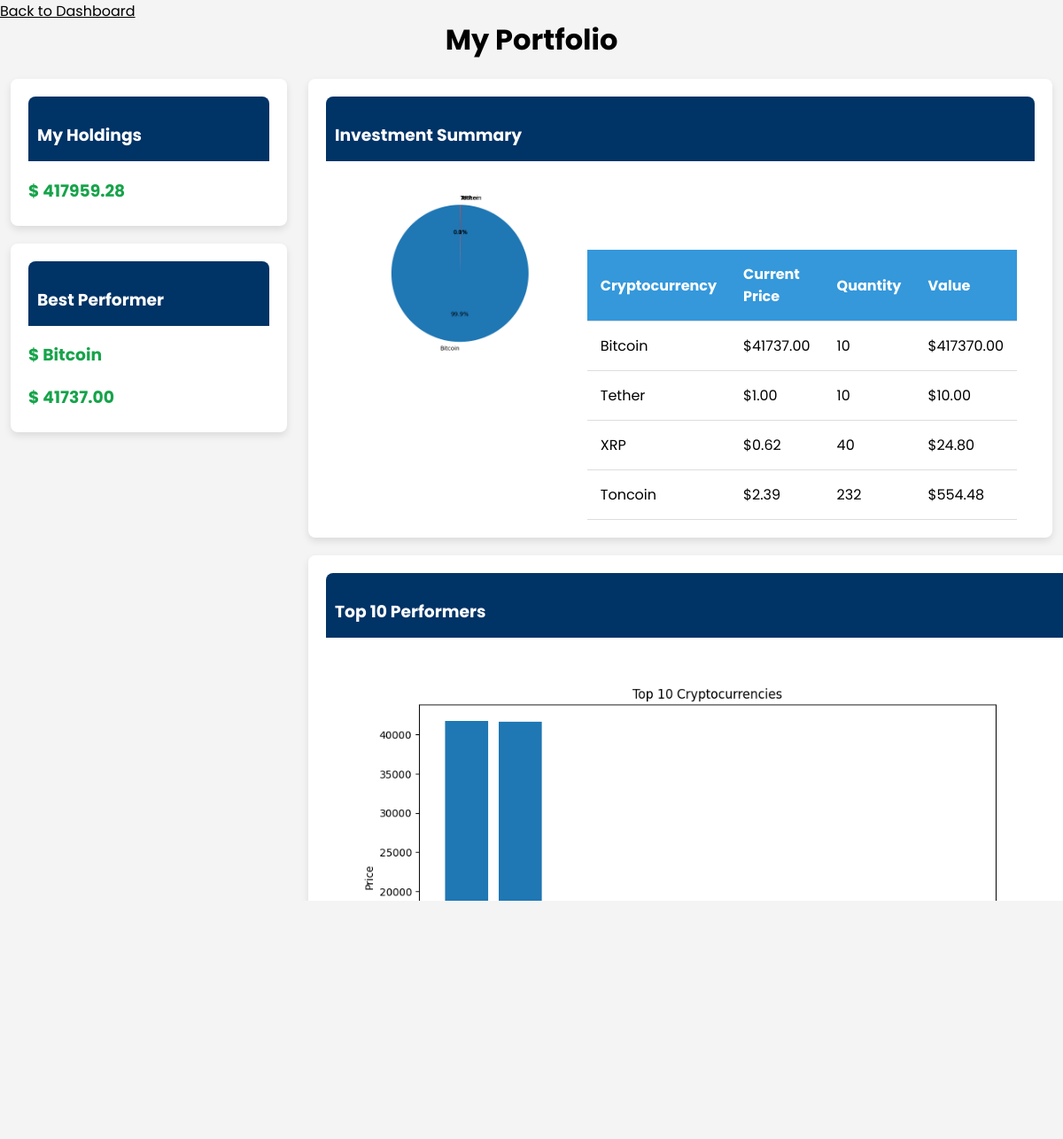
The app's page /portfolio/ (signed in) with its own data.
### CryptoCrackers/models.py (models this page shows, shortened)
class CryptoCurrency(models.Model):
    id = models.CharField(max_length=100, primary_key=True)
    symbol = models.CharField(max_length=10)
    name = models.CharField(max_length=100)
    image = models.URLField()
    current_price = models.DecimalField(max_digits=10, decimal_places=2, blank=True, null=True)
    current_price_cad = models.DecimalField(max_digits=10, decimal_places=2, blank=True, null=True)
    current_price_eur = models.DecimalField(max_digits=10, decimal_places=2, blank=True, null=True)
    market_cap = models.IntegerField()
    market_cap_rank = models.PositiveIntegerField()
    fully_diluted_valuation = models.IntegerField(blank=True, null=True)
    total_volume = models.IntegerField(blank=True, null=True)
    high_24h = models.IntegerField(blank=True, null=True)
    low_24h = models.IntegerField(blank=True, null=True)
    price_change_24h = models.IntegerField(blank=True, null=True)
    price_change_percentage_24h = models.DecimalField(max_digits=10, decimal_places=2, blank=True, null=True)
    market_cap_change_24h = models.IntegerField(blank=True, null=True)
    market_cap_change_percentage_24h = models.IntegerField(blank=True, null=True)
    circulating_supply = models.IntegerField(blank=True, null=True)
    total_supply = models.IntegerField(blank=True, null=True)
    max_supply = models.IntegerField(blank=True, null=True)
    ath = models.IntegerField(blank=True, null=True)
    ath_change_percentage = models.IntegerField(blank=True, null=True)
    ath_date = models.DateTimeField(blank=True, null=True)
    atl = models.IntegerField(blank=True, null=True)
    atl_change_percentage = models.IntegerField(blank=True, null=True)
    atl_date = models.DateTimeField(blank=True, null=True)
    roi = models.FloatField(null=True)
    last_updated = models.DateTimeField(blank=True, null=True)

### CryptoCrackers/views.py (the view)
# urls.py: path('portfolio/', views.portfolio, name='portfolio'),
def portfolio(request):
    user_id = request.session.get('_user_id')
    if not user_id:
        return redirect('/login/')
    user = UserDetails.objects.get(id=user_id)
    cryptocurrencies_dict = user.cryptocurrencies
    if cryptocurrencies_dict == {}:
        return HttpResponseRedirect(reverse("CryptoCrackers:purchase_currency"))
    else:
        crypto_currencies = CryptoCurrency.objects.all()
        total_amount = 0
        data = []
        for crypto_currency in crypto_currencies:
            current_price = crypto_currency.current_price
            name = crypto_currency.name
            if name in cryptocurrencies_dict:
                quantity = cryptocurrencies_dict[name]
                value = current_price * quantity
                total_amount += value
                data.append({'name': name, 'current_price': current_price, 'quantity': quantity, 'value': value})
        highest_value_assert = max(data, key=lambda x: x['current_price'])
        top_10_cryptos = CryptoCurrency.objects.order_by('-current_price')[:10]
        crypto_names = [crypto.name for crypto in top_10_cryptos]
        crypto_prices = [float(crypto.current_price) for crypto in top_10_cryptos]
        plt.figure(figsize=(10, 6))  # Adjust the figure size as needed
        plt.bar(crypto_names, crypto_prices)
        plt.xlabel('Cryptocurrency')
        plt.ylabel('Price')
        plt.title('Top 10 Cryptocurrencies')
        buffer = BytesIO()
        plt.savefig(buffer, format='png')
        buffer.seek(0)
        chart_image_bar = base64.b64encode(buffer.read()).decode('utf-8')
        plt.close()
        buffer = BytesIO()
        plt.savefig(buffer, format='png')
        buffer.seek(0)
        chart_image = base64.b64encode(buffer.read()).decode('utf-8')
        labels = [crypto['name'] for crypto in data]
        sizes = [crypto['value'] for crypto in data]
        fig, ax = plt.subplots()
        ax.pie(sizes, labels=labels, autopct='%1.1f%%', startangle=90)
        ax.axis('equal')  # Equal aspect ratio ensures that the pie is drawn as a circle.
        chart_image = io.BytesIO()
        plt.savefig(chart_image, format='png')
        chart_image.seek(0)
        chart_image_base64 = base64.b64encode(chart_image.read()).decode('utf-8')
        plt.close()
        context = {
            'crypto_data': data,
            'highest_value_assert': highest_value_assert,
            'total_amount': total_amount,
            'chart_image_base64': chart_image_base64,
            'top_10_cryptos': top_10_cryptos,
            'chart_image': chart_image,
            'chart_image_bar': chart_image_bar
        }
        print(max(data, key=lambda x: x['current_price']), "data")
        return render(request, 'FrontEnd/portfolio.html', context)

### templates/FrontEnd/portfolio.html (shortened to what this page needs)
<!DOCTYPE html>
<html lang="en">
<head>
</head>
<body>
<a style="color: black; text-decoration: underline; position: absolute; top: 0; left: 0;" href="{% url 'CryptoCrackers:index' %}">Back to Dashboard</a>
<h1 style="color: black">My Portfolio</h1>
{% if crypto_data %}
    <div class="container">
        <div class="left-section">
            <div class="card">
                <div class="card-header">
                    <h3>My Holdings</h3>
                </div>
                <div class="card-body">
                    <h3 style="color: #16a34a">$ {{ total_amount }}</h3>
                </div>
            </div>
            <div class="card">
                <div class="card-header">
                    <h3>Best Performer</h3>
                </div>
                <div class="card-body">
                    <h3 style="color: #16a34a">$ {{ highest_value_assert.name }}</h3>
                    <h3 style="color: #16a34a">$ {{ highest_value_assert.current_price }}</h3>
                </div>
            </div>
        </div>
        <div class="right-section">
            <div class="card">
                <div class="card-header">
                    <h3>Investment Summary</h3>
                </div>
                <div class="card-body">
                    <div class="chart-container">
                        <div class="piechart">
                            <img alt="Pie Chart">
                        </div>
                        <div class="assetstable">
                            <h2>Assets Summary</h2>
                            <table>
                                <thead>
                                    <tr>
                                        <th>Cryptocurrency</th>
                                        <th>Current Price</th>
                                        <th>Quantity</th>
                                        <th>Value</th>
                                    </tr>
                                </thead>
                                <tbody>
                                    {% for crypto in crypto_data %}
                                        <tr>
                                            <td>{{ crypto.name }}</td>
                                            <td>${{ crypto.current_price }}</td>
                                            <td>{{ crypto.quantity }}</td>
                                            <td>${{ crypto.value }}</td>
                                        </tr>
                                    {% endfor %}
                                </tbody>
                            </table>
                        </div>
                    </div>
                </div>
            </div>
            <div class="card top-performers-chart">
                <div class="card-header">
                    <h3>Top 10 Performers</h3>
                </div>
                <div class="card-body">
                    <div class="chart-container">
                        <img alt="Bar Chart">
                    </div>
                </div>
            </div>
        </div>
    </div>
{% else %}
    <p>No cryptocurrency data available.</p>
{% endif %}
</body>
</html>

### templates/FrontEnd/portfolio.html (style rules this page uses)
body { font-family: 'Poppins', sans-serif; background-color: #f4f4f4; margin: 0; padding: 0; display: flex; flex-direction: column; align-items: center; }
h1 { color: white; text-align: center; margin-bottom: 20px; font-family: 'Poppins', sans-serif; }
.container { display: flex; justify-content: space-around; margin-bottom: 30px; width: 100%; }
.left-section { flex: 0.26; }
.right-section { flex: 0.7; }
.card { background-color: #fff; border-radius: 8px; box-shadow: 0 4px 8px rgba(0, 0, 0, 0.1); padding: 20px; margin-bottom: 20px; }
.card-header { background-color: #003366; color: #fff; border-top-left-radius: 8px; border-top-right-radius: 8px; padding: 10px; }
.card-body { margin-top: 15px; }
h2, h3 { color: #fff; }
h2 { margin-bottom: 10px; }
h3 { margin-bottom: 5px; }
img { max-width: 100%; height: auto; border-radius: 8px; }
.chart-container { display: flex; flex-wrap: wrap; }
.piechart { flex: 0.5; margin-bottom: 20px; }
.assetstable { flex: 0.5; padding-right: 20px; }
table { width: 100%; border-collapse: collapse; margin-top: 30px; }
th, td { padding: 15px; text-align: left; border-bottom: 1px solid #ddd; }
th { background-color: #3498db; color: white; }
.top-performers-chart { width: 100%; }

### records on screen
CryptoCurrency: name "Bitcoin", current_price "41737.00", name "Bitcoin", current_price "41737.00"
CryptoCurrency: name "Tether", current_price "1.00"
CryptoCurrency: name "XRP", current_price "0.62"
CryptoCurrency: name "Toncoin", current_price "2.39"

### other values on screen
{{ total_amount }} "417959.28"
{{ crypto.quantity }} "10" "10" "40" "232"
{{ crypto.value }} "417370.00" "10.00" "24.80" "554.48"
